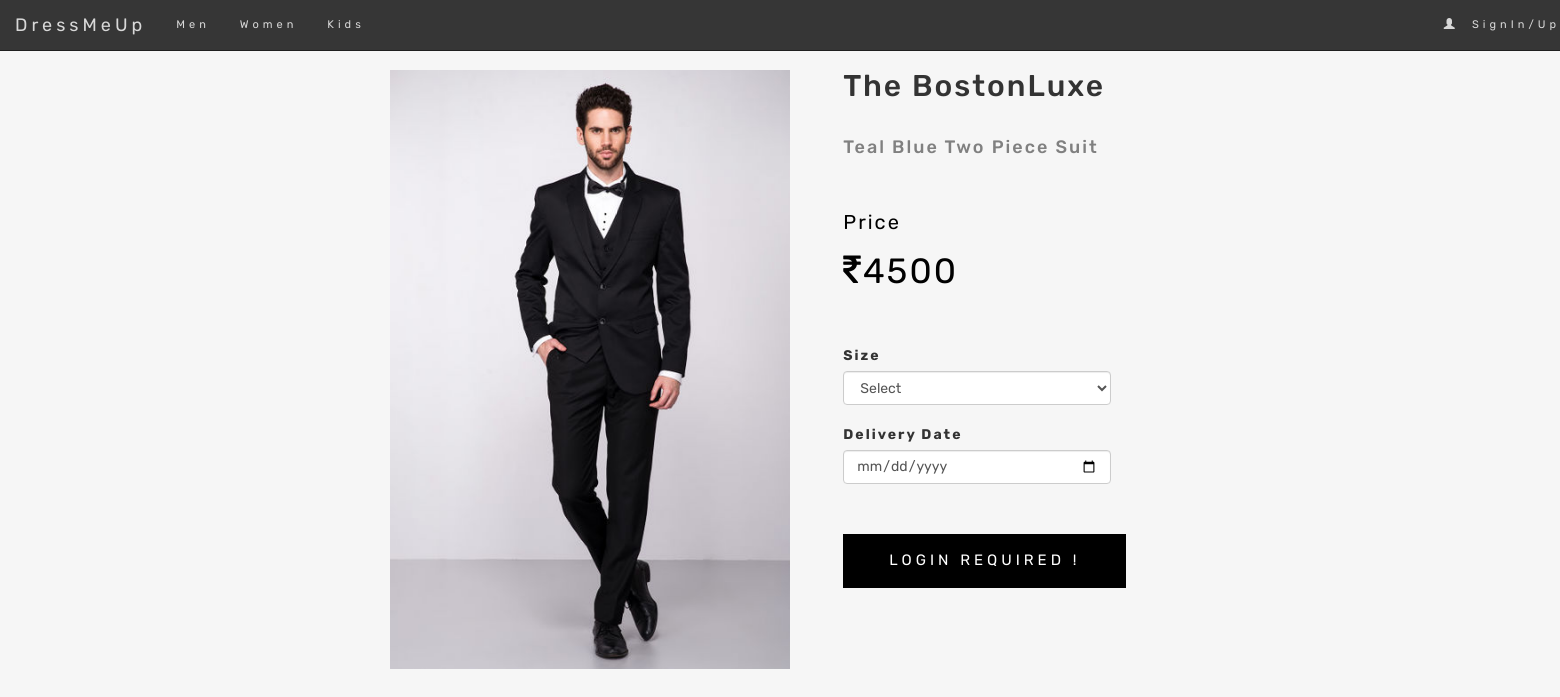
/1/, run on the app's committed database.
### welcome/models.py (models this page shows, shortened)
class Product(models.Model):
	category = models.ForeignKey(
	    'Category',
	    on_delete=models.CASCADE,
	    null=True,
	    blank=True,
	    related_name='category')
	title = models.CharField(max_length=255)
	description = models.TextField(blank=True)
	XS, S, M, L, XL, XXL  = ('XS', 'S', 'M', 'L', 'XL', 'XXL')
	SIZE_CHOICES = (
	    (XS, _("XS")),
	    (S, _("S")),
	    (M, _("M")),
	    (L, _("L")),
	    (XL, _("XL")),
	    (XXL, _("XXL")),
	)
	pimage = models.FileField(null=True)
	price = models.IntegerField()

### welcome/views.py (the view)
# urls.py: url(r'^(?P<pk>[0-9]+)/$',views.DetailView.as_view(),name='detail'),
class DetailView(DetailView):
	model = Product
	template_name = 'welcome/detail.html'

### welcome/templates/welcome/detail.html (shortened to what this page needs)
{% extends 'welcome/header.html' %}
{% load staticfiles %}
  {% block body %}
            <link rel="stylesheet" href="https://maxcdn.bootstrapcdn.com/bootstrap/3.3.7/css/bootstrap.min.css">
            <link rel="stylesheet" href="{% static 'welcome/css/detail.css' %}">
            <link rel="stylesheet" type="text/css" href="{% static 'welcome/style.css' %}">
<div class="container">
    <div class="row" style="margin-left: 200px;margin-top: 50px;">
<div class=" col-sm-4 col-xs-4">
<div class="container">
<div id='carousel-custom' class='carousel slide' data-interval="false" data-ride='carousel'>
    <div class='carousel-outer'>
        <div class='carousel-inner '>
            <div class='item active'>
                <img src='{{ product.pimage.url}}' alt='' id="zoom_05" data-zoom-image="{{product.pimage.url}}"/>
            </div>
        </div>
    </div>
</div>
</div>
</div>
<div class="col-lg-5">
<h2 style="margin-left: 100px">{{product.title}}</h2>
<h4 style="color: gray;margin-left: 100px;margin-top:35px">{{ product.description}}</h4>
<div class="price" style="margin-left: 100px; margin-top: 50px;font-size: 20px;color: black;">Price</div>
<div class="text1" style="font-size: 35px;color:black;margin-top: 10px;margin-left: 100px;"><span class="fa fa-inr"></span>{{product.price}}</div>
<form id="myForm" action="{% url 'welcome:cart' %}" method="POST" enctype="multipart/form-data">
    <div class="form-group" style="margin-left: 100px;margin-top: 50px;">
      <label for="id_size">Size</label>
      <select class="form-control" id="id_size" required="true" name="size" required="true">
        <option>Select</option>
      </select><br>
    <label for="id_delivery_date"> Delivery Date</label>
    <input type="date" class="form-control" name="delivery_date" id="id_delivery_date" required="true">
    </div>
    <div class="container" style="margin-left: 85px;margin-top: 50px">
    {% if request.user.is_authenticated %}
         <button type="submit" class="btn">ADD TO CART</button>
    {% else %}
        <a href="{% url 'welcome:login'%}"><button type="button" class="btn">LOGIN REQUIRED !</button></a>
    {% endif %}
    </div>
</form>
</div>
</div>
</div>
{% endblock %}

### welcome/static/welcome/header_style.css (style rules this page uses)
body { font-family: 'Rubik', sans-serif !important; }

### welcome/static/welcome/style.css (style rules this page uses)
body { font-family: 'Rubik', sans-serif !important; max-width: 100%; overflow-x: hidden; }

### welcome/static/welcome/css/detail.css (style rules this page uses)
body { background-color: #f6f6f6; }
.carousel-inner { position: relative; width: 100%; min-height: 300px; }
#carousel-custom { margin-top: 20px; margin-left: -50px; width: 400px; }
#carousel-custom .carousel-outer { position: relative; }

### welcome/templates/welcome/detail.html (style rules this page uses)
body { background-color: #f6f6f6; letter-spacing: 2px; }
.btn { background-color: black; color: white; letter-spacing: 4px; font-size: 15px; background-repeat:no-repeat; border-radius: 0px; padding-right: 45px; padding-left: 45px; padding-top: 15px; padding-bottom: 15px; cursor:pointer; overflow: hidden; outline:none; }

### data on the page
Product: pimage (picture), title "The BostonLuxe", description "Teal Blue Two Piece Suit", price "4500"
